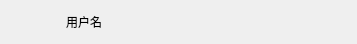
<?xml version="1.0" encoding="UTF-8"?>
<ui version="4.0">
 <class>VhallUserListItem</class>
 <widget class="QWidget" name="VhallUserListItem">
  <property name="geometry">
   <rect>
    <x>0</x>
    <y>0</y>
    <width>357</width>
    <height>44</height>
   </rect>
  </property>
  <property name="focusPolicy">
   <enum>Qt::WheelFocus</enum>
  </property>
  <property name="windowTitle">
   <string>Form</string>
  </property>
  <layout class="QHBoxLayout" name="horizontalLayout">
   <property name="spacing">
    <number>0</number>
   </property>
   <property name="leftMargin">
    <number>0</number>
   </property>
   <property name="topMargin">
    <number>0</number>
   </property>
   <property name="rightMargin">
    <number>0</number>
   </property>
   <property name="bottomMargin">
    <number>0</number>
   </property>
   <item>
    <widget class="QWidget" name="widget" native="true">
     <property name="styleSheet">
      <string notr="true"/>
     </property>
     <layout class="QGridLayout" name="gridLayout">
      <property name="leftMargin">
       <number>10</number>
      </property>
      <property name="topMargin">
       <number>0</number>
      </property>
      <property name="bottomMargin">
       <number>0</number>
      </property>
      <property name="horizontalSpacing">
       <number>10</number>
      </property>
      <property name="verticalSpacing">
       <number>0</number>
      </property>
      <item row="0" column="0">
       <widget class="QLabel" name="labelRole">
        <property name="minimumSize">
         <size>
          <width>46</width>
          <height>18</height>
         </size>
        </property>
        <property name="maximumSize">
         <size>
          <width>46</width>
          <height>18</height>
         </size>
        </property>
        <property name="text">
         <string/>
        </property>
       </widget>
      </item>
      <item row="0" column="1">
       <widget class="QLabel" name="label">
        <property name="sizePolicy">
         <sizepolicy hsizetype="Preferred" vsizetype="Preferred">
          <horstretch>0</horstretch>
          <verstretch>0</verstretch>
         </sizepolicy>
        </property>
        <property name="text">
         <string>用户名</string>
        </property>
       </widget>
      </item>
      <item row="0" column="2">
       <layout class="QHBoxLayout" name="exLayout">
        <property name="spacing">
         <number>10</number>
        </property>
       </layout>
      </item>
     </layout>
    </widget>
   </item>
  </layout>
 </widget>
 <resources/>
 <connections/>
</ui>
